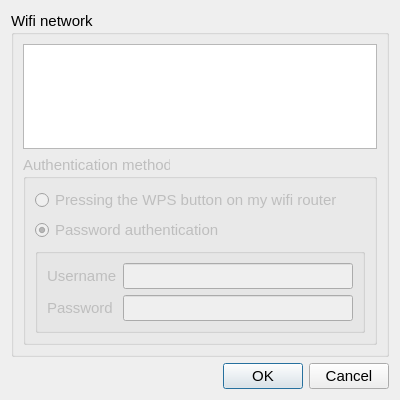
<?xml version="1.0" encoding="UTF-8"?>
<ui version="4.0">
 <class>WifiSettingsDialog</class>
 <widget class="QDialog" name="WifiSettingsDialog">
  <property name="windowModality">
   <enum>Qt::WindowModal</enum>
  </property>
  <property name="geometry">
   <rect>
    <x>0</x>
    <y>0</y>
    <width>400</width>
    <height>400</height>
   </rect>
  </property>
  <property name="font">
   <font>
    <pointsize>11</pointsize>
   </font>
  </property>
  <property name="windowTitle">
   <string>Wifi network selection</string>
  </property>
  <layout class="QVBoxLayout" name="verticalLayout">
   <item>
    <widget class="QGroupBox" name="groupBox">
     <property name="title">
      <string>Wifi network</string>
     </property>
     <layout class="QVBoxLayout" name="verticalLayout_2">
      <item>
       <widget class="QListWidget" name="list">
        <property name="font">
         <font>
          <pointsize>14</pointsize>
         </font>
        </property>
        <property name="iconSize">
         <size>
          <width>22</width>
          <height>22</height>
         </size>
        </property>
        <property name="spacing">
         <number>2</number>
        </property>
       </widget>
      </item>
      <item>
       <widget class="QGroupBox" name="authGroupbox">
        <property name="enabled">
         <bool>false</bool>
        </property>
        <property name="title">
         <string>Authentication method</string>
        </property>
        <property name="flat">
         <bool>false</bool>
        </property>
        <layout class="QVBoxLayout" name="verticalLayout_3">
         <item>
          <widget class="QRadioButton" name="WpsRadio">
           <property name="text">
            <string>Pressing the WPS button on my wifi router</string>
           </property>
          </widget>
         </item>
         <item>
          <widget class="QRadioButton" name="passwordRadio">
           <property name="text">
            <string>Password authentication</string>
           </property>
           <property name="checked">
            <bool>true</bool>
           </property>
          </widget>
         </item>
         <item>
          <widget class="QGroupBox" name="passwordGroupBox">
           <property name="title">
            <string/>
           </property>
           <property name="flat">
            <bool>false</bool>
           </property>
           <layout class="QFormLayout" name="formLayout">
            <property name="fieldGrowthPolicy">
             <enum>QFormLayout::ExpandingFieldsGrow</enum>
            </property>
            <item row="0" column="0">
             <widget class="QLabel" name="userLabel">
              <property name="enabled">
               <bool>false</bool>
              </property>
              <property name="text">
               <string>Username</string>
              </property>
             </widget>
            </item>
            <item row="0" column="1">
             <widget class="QLineEdit" name="userEdit">
              <property name="enabled">
               <bool>false</bool>
              </property>
             </widget>
            </item>
            <item row="1" column="0">
             <widget class="QLabel" name="label_3">
              <property name="text">
               <string>Password</string>
              </property>
             </widget>
            </item>
            <item row="1" column="1">
             <widget class="QLineEdit" name="passwordEdit">
              <property name="echoMode">
               <enum>QLineEdit::Password</enum>
              </property>
             </widget>
            </item>
           </layout>
          </widget>
         </item>
        </layout>
       </widget>
      </item>
     </layout>
    </widget>
   </item>
   <item>
    <widget class="QDialogButtonBox" name="buttonBox">
     <property name="orientation">
      <enum>Qt::Horizontal</enum>
     </property>
     <property name="standardButtons">
      <set>QDialogButtonBox::Cancel|QDialogButtonBox::Ok</set>
     </property>
    </widget>
   </item>
  </layout>
 </widget>
 <resources/>
 <connections>
  <connection>
   <sender>buttonBox</sender>
   <signal>accepted()</signal>
   <receiver>WifiSettingsDialog</receiver>
   <slot>accept()</slot>
   <hints>
    <hint type="sourcelabel">
     <x>248</x>
     <y>254</y>
    </hint>
    <hint type="destinationlabel">
     <x>157</x>
     <y>274</y>
    </hint>
   </hints>
  </connection>
  <connection>
   <sender>buttonBox</sender>
   <signal>rejected()</signal>
   <receiver>WifiSettingsDialog</receiver>
   <slot>reject()</slot>
   <hints>
    <hint type="sourcelabel">
     <x>316</x>
     <y>260</y>
    </hint>
    <hint type="destinationlabel">
     <x>286</x>
     <y>274</y>
    </hint>
   </hints>
  </connection>
 </connections>
</ui>
